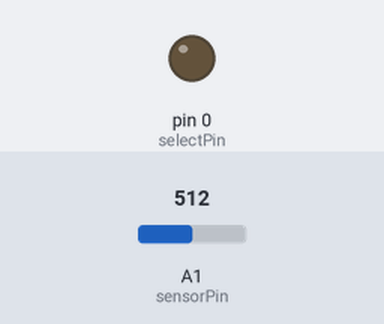
The sketch below on a simulated Arduino Uno, built with avr-gcc and run on an emulated ATmega328P. Parts: output pins drawn as LEDs (lit = HIGH). The inputs (shaded band) are chosen by the test bench; at power-on: A1 (sensorPin) = 512.

Above: at 1.2 s.
1.3 s: A1 (sensorPin) set to 685
2.8 s: A1 (sensorPin) set to 710
At 3.3 s:
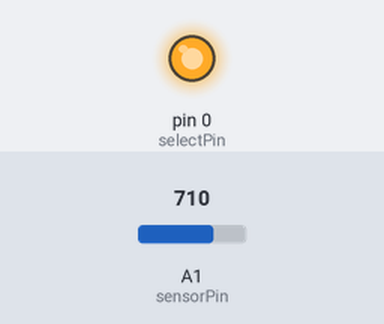
4.3 s: A1 (sensorPin) set to 690
At 5.5 s:
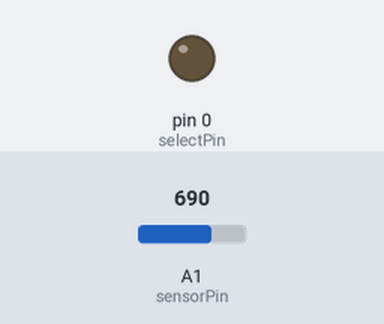
5.8 s: A1 (sensorPin) set to 716
At 6.7 s:
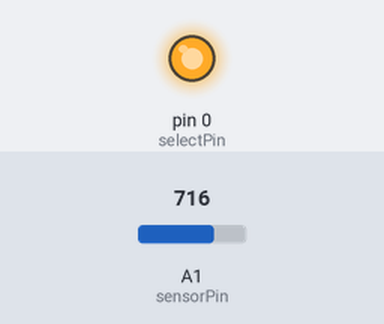
Timing chart, 0 to 8.3 s (numbered marks = the images above; inputs shaded):
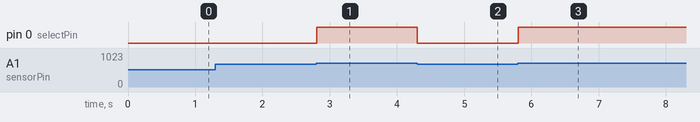

Measured:
- the behaviour switches between 700 and 701 on A1 (sensorPin) (found by bisection; images 0 and 1)
- after the input at 1.3 s, every drawn part: stays the same
- after the input at 2.8 s, pin 0 (selectPin): LOW → HIGH at once
- after the input at 4.3 s, pin 0 (selectPin): HIGH → LOW at once
- after the input at 5.8 s, pin 0 (selectPin): LOW → HIGH at once

The sketch:

MuxSelector.ino
```cpp
int sensorPin = A1;  //dip 7  // select the input pin for the potentiometer
int selectPin = 0;      // select the pin for the LED
int sensorValue[5] = {0};  // variable to store the value coming from the sensor
int sensorAverage = 0;


void setup() {
  pinMode(selectPin, OUTPUT);
}

void loop() {
  sensorAverage = 0;

  for(int i = 0; i < 5;i++)
  {
    sensorValue[i] = analogRead(sensorPin);
    delay(1);
    sensorAverage = sensorAverage + sensorValue[i];
  }

  //sensorAverage = analogRead(sensorPin);
  sensorAverage = sensorAverage/5;
  if(sensorAverage > 700)
  digitalWrite(selectPin, HIGH);
  else
  digitalWrite(selectPin, LOW);


}
```
